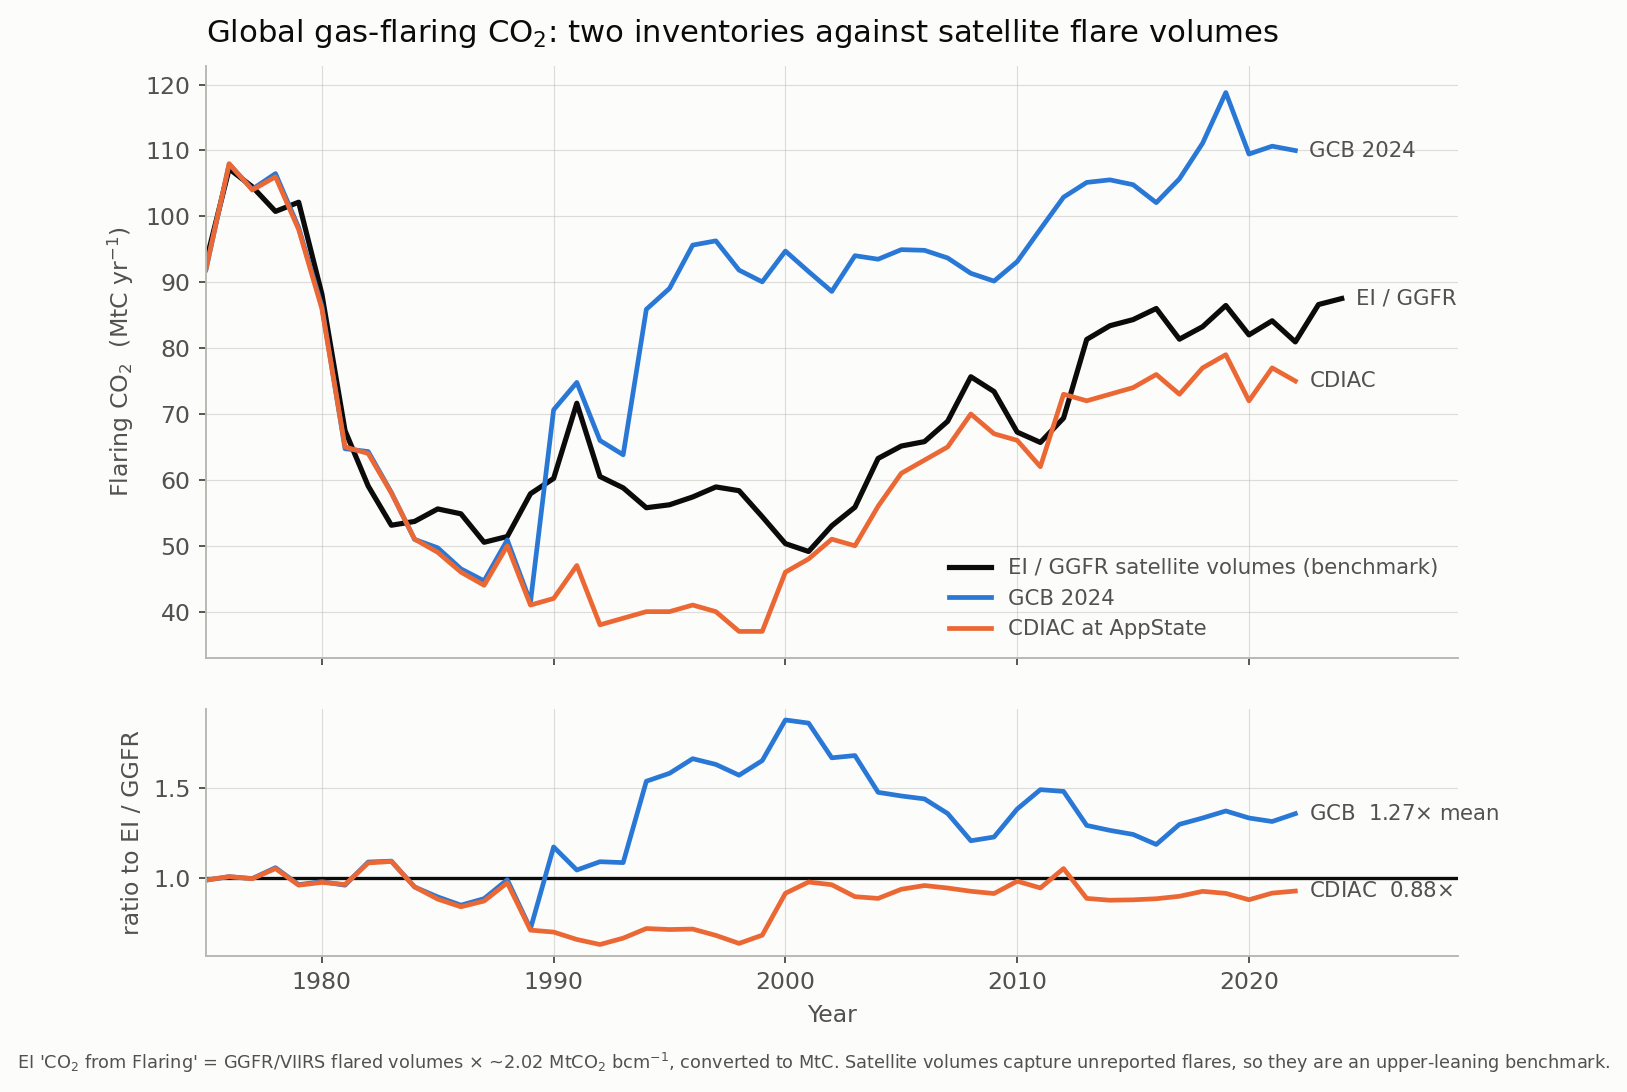

The script that saved this image:
"""Global gas-flaring CO2: EI (satellite volumes) vs GCB 2024 vs CDIAC at AppState.

EI    : 'CO2 from Flaring' sheet of EI-Stats-Review-ALL-data-2025.xlsx, MtCO2/yr,
        World Bank GGFR / VIIRS flared volumes x ~2.02 MtCO2 per bcm. 1975-2024.
GCB   : Global_Carbon_Budget_2024_v1.0-2.xlsx, 'Fossil Emissions by Category',
        Flaring column, MtC/yr, through 2022.
CDIAC : CDIAC at AppState global.1750_2022.xlsx, gas-flaring column, MtC/yr.
"""
import openpyxl
import numpy as np
import matplotlib
matplotlib.use("Agg")
import matplotlib.pyplot as plt

import os as _os
_HERE = _os.path.dirname(_os.path.abspath(__file__))
_ROOT = _os.path.dirname(_HERE)
EI_XLSX = _os.path.join(_ROOT, "inputs/EI-Stats-Review-ALL-data-2025.xlsx")
GCB_XLSX = _os.path.join(_ROOT, "inputs", "Global_Carbon_Budget_2024_v1.0-2.xlsx")
CDIAC_XLSX = _os.path.join(_ROOT, "inputs", "31449082", "global.1750_2022.xlsx")
OUT = _os.path.join(_HERE, "flaring_three_way.png")

BLUE, ORANGE, INK, INK2, MUTED, SURF = "#2a78d6", "#eb6834", "#0b0b0b", "#52514e", "#b8b7b0", "#fcfcfb"

wb = openpyxl.load_workbook(EI_XLSX, read_only=True, data_only=True)
def ei_world(sheet):
    rows = list(wb[sheet].iter_rows(min_row=1, max_row=120, max_col=70, values_only=True))
    hdr = next(r for r in rows if len([c for c in r if isinstance(c, (int, float)) and 1960 <= c <= 2024]) > 10)
    yidx = {}
    for i, c in enumerate(hdr):
        if isinstance(c, (int, float)) and 1960 <= c <= 2024 and c not in yidx:
            yidx[c] = i
    row = next(r for r in rows if r[0] and str(r[0]).strip() in ("Total World", "World"))
    return {y: row[i] for y, i in yidx.items() if isinstance(row[i], (int, float))}

ei = {y: v / 3.664 for y, v in ei_world("CO2 from Flaring").items()}   # MtCO2 -> MtC
ws = openpyxl.load_workbook(GCB_XLSX, read_only=True, data_only=True)["Fossil Emissions by Category"]
gcb = {r[0]: r[6] for r in ws.iter_rows(min_row=10, max_col=8, values_only=True)
       if isinstance(r[0], (int, float)) and r[0] >= 1975}
ws = openpyxl.load_workbook(CDIAC_XLSX, read_only=True, data_only=True)["Sheet1"]
cd = {r[0]: r[6] for r in ws.iter_rows(min_row=2, max_col=7, values_only=True)
      if isinstance(r[0], (int, float)) and r[0] >= 1975}

ye = np.array(sorted(ei)); ve = np.array([ei[y] for y in ye])
yg = np.array(sorted(gcb)); vg = np.array([gcb[y] for y in yg])
yc = np.array(sorted(cd)); vc = np.array([cd[y] for y in yc])
common = np.array(sorted(set(ye) & set(yg) & set(cd)))
rg = np.array([gcb[y] / ei[y] for y in common])
rc = np.array([cd[y] / ei[y] for y in common])

fig, (ax, ax2) = plt.subplots(2, 1, figsize=(9.5, 6.8), sharex=True,
                              gridspec_kw={"height_ratios": [2.4, 1], "hspace": 0.12})
fig.patch.set_facecolor(SURF)
for a in (ax, ax2):
    a.set_facecolor(SURF)
    a.grid(True, color=MUTED, lw=0.5, alpha=0.45)
    a.set_axisbelow(True)
    for s in ("top", "right"):
        a.spines[s].set_visible(False)
    for s in ("left", "bottom"):
        a.spines[s].set_color(MUTED)
    a.tick_params(colors=INK2, length=3)

ax.plot(ye, ve, color=INK, lw=2.2, label="EI / GGFR satellite volumes (benchmark)")
ax.plot(yg, vg, color=BLUE, lw=2.0, label="GCB 2024")
ax.plot(yc, vc, color=ORANGE, lw=2.0, label="CDIAC at AppState")
for x, y, txt, col in ((ye[-1], ve[-1], "EI / GGFR", INK2), (yg[-1], vg[-1], "GCB 2024", INK2),
                       (yc[-1], vc[-1], "CDIAC", INK2)):
    ax.annotate(txt, (x, y), xytext=(6, 0), textcoords="offset points", color=col,
                fontsize=9, va="center")
ax.set_ylabel("Flaring CO$_2$  (MtC yr$^{-1}$)", color=INK2, fontsize=10)
ax.set_title("Global gas-flaring CO$_2$: two inventories against satellite flare volumes",
             color=INK, fontsize=13, loc="left", pad=10)
ax.legend(frameon=False, loc="lower right", fontsize=9, labelcolor=INK2)
ax.set_xlim(1975, 2029)

ax2.axhline(1.0, color=INK, lw=1.4)
ax2.plot(common, rg, color=BLUE, lw=2.0)
ax2.plot(common, rc, color=ORANGE, lw=2.0)
ax2.annotate(f"GCB  {rg.mean():.2f}$\\times$ mean", (common[-1], rg[-1]), xytext=(6, 0),
             textcoords="offset points", color=INK2, fontsize=9, va="center")
ax2.annotate(f"CDIAC  {rc.mean():.2f}$\\times$", (common[-1], rc[-1]), xytext=(6, 0),
             textcoords="offset points", color=INK2, fontsize=9, va="center")
ax2.set_ylabel("ratio to EI / GGFR", color=INK2, fontsize=10)
ax2.set_xlabel("Year", color=INK2, fontsize=10)

fig.text(0.008, 0.012,
         "EI 'CO$_2$ from Flaring' = GGFR/VIIRS flared volumes $\\times$ ~2.02 MtCO$_2$ bcm$^{-1}$, converted to MtC. "
         "Satellite volumes capture unreported flares, so they are an upper-leaning benchmark.",
         color=INK2, fontsize=7.5)
fig.savefig(OUT, dpi=170, bbox_inches="tight", facecolor=SURF)
print("wrote", OUT)
print(f"1975-2022 mean ratio to EI: GCB {rg.mean():.2f}x, CDIAC {rc.mean():.2f}x")
print(f"2000-2022 mean ratio to EI: GCB {rg[common>=2000].mean():.2f}x, CDIAC {rc[common>=2000].mean():.2f}x")
